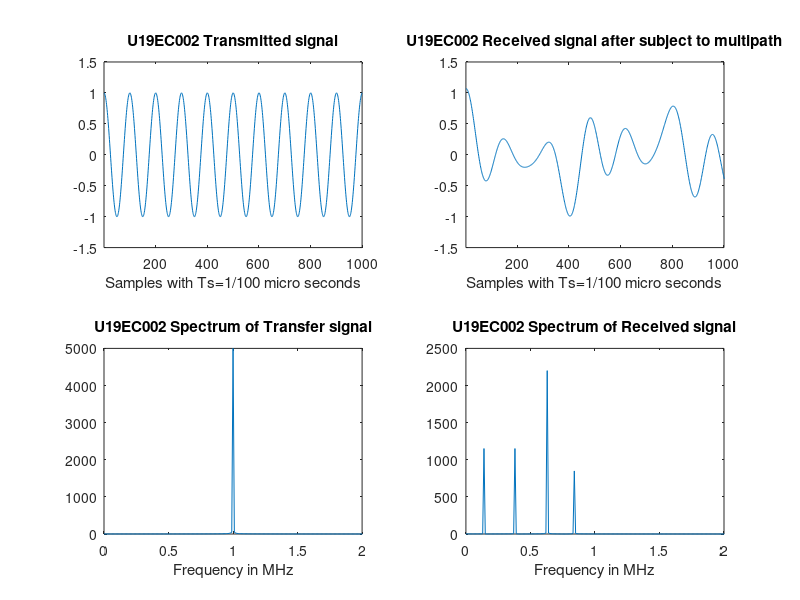
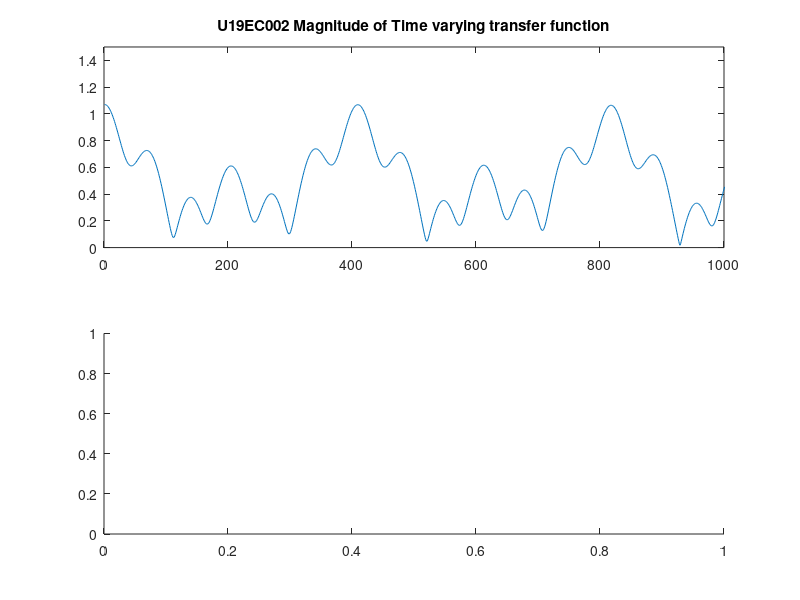

Write the MATLAB code that produced these figures, in order. (Note: this script raises an error after producing the figures.)
%% doppler spread
clc;
clear all;
close all;
%beta is assumed as the one that is not varying with time
% nop is the no of paths
%txsignal is the transmit signal
% rx signal is the received signal
%tvtf is the time varying transfer function computed at the f0 
%frequency
%TAUJ is the rate at which the delay is changing
%The f0 is in MHz and sampling time is in micro seconds
Tau0 =0;
f=1;
t = 0:0.01:100;
tx = cos(2*pi*f*t);
Tauj = [0.62 1.84 0.86 0.37];
BETA = [0.23 0.17 0.23 0.44];
f_shift=abs(-f*Tauj+f);
rx =[];
tf = [];
for t =0:0.01:100
 temp =0;
 temp1 =0;
 for i=1:length(Tauj)
 temp = temp+ BETA(i)*cos(2*pi*f_shift(i)*t);
 temp1 = temp1+BETA(i)*exp(-1i*2*pi*f*Tau0)*exp(-1i*2*pi*f*Tauj(i)*t);
 end
 rx = [rx temp];
 tf = [tf temp1];
end
figure(1)
subplot(2,2,1)
plot(tx)
axis([1 1000 -1.5 1.5]);
title('U19EC002 Transmitted signal');
xlabel('Samples with Ts=1/100 micro seconds');
subplot(2,2,2)
plot(rx)
axis([1 1000 -1.5 1.5]);
title('U19EC002 Received signal after subject to multipath');
xlabel('Samples with Ts=1/100 micro seconds');
fre = (0:1:length(rx)-1)/100;
subplot(2,2,3)
plot(fre, abs(fft(tx)));
xlim([0 2]);
title('U19EC002 Spectrum of Transfer signal');
xlabel('Frequency in MHz');
subplot(2,2,4)
plot(fre, abs(fft(rx)));
xlim([0 2]);
title('U19EC002 Spectrum of Received signal');
xlabel('Frequency in MHz');
figure(2)
subplot(2,1,1)
plot(abs(tf));
axis([0 1000 0 1.5]);
title('U19EC002 Magnitude of Time varying transfer function');
subplot(2,1,2)
plot(phase(tf));
axis([0 1000 -25 0]);
title('U19EC002 Phase of Time varying transfer function');

%% delay spread

clc;
clear all;
close all;
Tau0=0;
t0=1;
Tauj = [0.62 1.84 0.86 0.37];
BETA = [0.23 0.17 0.23 0.44];
tv_tf_comp_at_t0=[];
for f=0:(1/1000):0.999
 temp=0;
 for i=1:length(Tauj)
 temp=temp+BETA(i)*exp(-1i*2*pi*f*Tau0)*exp(-1i*2*pi*f*Tauj(i)*t0);
 end
 tv_tf_comp_at_t0=[tv_tf_comp_at_t0 temp];
end
figure;
plot((0:(1/1000):0.999)*1000,abs(tv_tf_comp_at_t0));
title('U19EC002 Time Varying Transfer Function computed at the time instant t0=1us')
xlabel('Frequency in kHz');
